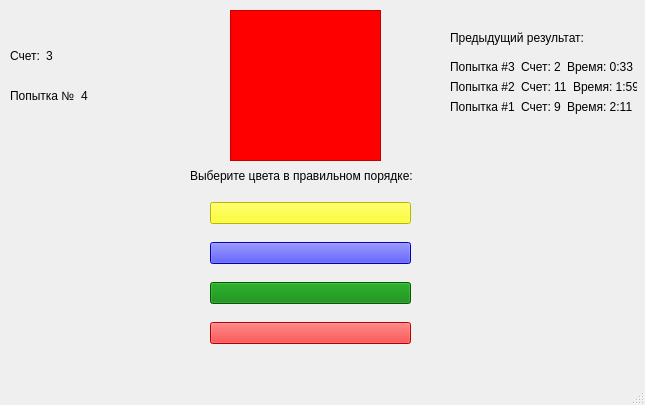
<?xml version="1.0" encoding="UTF-8"?>
<ui version="4.0">
 <class>MainWindow</class>
 <widget class="QMainWindow" name="MainWindow">
  <property name="geometry">
   <rect>
    <x>0</x>
    <y>0</y>
    <width>645</width>
    <height>405</height>
   </rect>
  </property>
  <property name="windowTitle">
   <string>MainWindow</string>
  </property>
  <widget class="QWidget" name="centralwidget">
   <widget class="QFrame" name="frame">
    <property name="geometry">
     <rect>
      <x>230</x>
      <y>10</y>
      <width>151</width>
      <height>151</height>
     </rect>
    </property>
    <property name="styleSheet">
     <string notr="true">background-color: red;</string>
    </property>
    <property name="frameShape">
     <enum>QFrame::StyledPanel</enum>
    </property>
    <property name="frameShadow">
     <enum>QFrame::Raised</enum>
    </property>
   </widget>
   <widget class="QLabel" name="label">
    <property name="geometry">
     <rect>
      <x>190</x>
      <y>160</y>
      <width>241</width>
      <height>31</height>
     </rect>
    </property>
    <property name="styleSheet">
     <string notr="true">font: 10pt &quot;MS Shell Dlg 2&quot;;</string>
    </property>
    <property name="text">
     <string>Выберите цвета в правильном порядке:</string>
    </property>
   </widget>
   <widget class="QWidget" name="verticalLayoutWidget">
    <property name="geometry">
     <rect>
      <x>210</x>
      <y>190</y>
      <width>201</width>
      <height>170</height>
     </rect>
    </property>
    <layout class="QVBoxLayout" name="verticalLayout">
     <item>
      <widget class="QPushButton" name="pushButton_2">
       <property name="styleSheet">
        <string notr="true">background-color: yellow;
</string>
       </property>
       <property name="text">
        <string/>
       </property>
      </widget>
     </item>
     <item>
      <widget class="QPushButton" name="pushButton_5">
       <property name="styleSheet">
        <string notr="true">background-color: blue;
</string>
       </property>
       <property name="text">
        <string/>
       </property>
      </widget>
     </item>
     <item>
      <widget class="QPushButton" name="pushButton_3">
       <property name="styleSheet">
        <string notr="true">background-color: green;
</string>
       </property>
       <property name="text">
        <string/>
       </property>
      </widget>
     </item>
     <item>
      <widget class="QPushButton" name="pushButton">
       <property name="styleSheet">
        <string notr="true">background-color: red;
</string>
       </property>
       <property name="text">
        <string/>
       </property>
      </widget>
     </item>
    </layout>
   </widget>
   <widget class="QLabel" name="label_2">
    <property name="geometry">
     <rect>
      <x>450</x>
      <y>30</y>
      <width>171</width>
      <height>16</height>
     </rect>
    </property>
    <property name="styleSheet">
     <string notr="true">font: 11pt &quot;MS Shell Dlg 2&quot;;</string>
    </property>
    <property name="text">
     <string>Предыдущий результат:</string>
    </property>
   </widget>
   <widget class="QWidget" name="formLayoutWidget">
    <property name="geometry">
     <rect>
      <x>450</x>
      <y>60</y>
      <width>187</width>
      <height>301</height>
     </rect>
    </property>
    <layout class="QFormLayout" name="formLayout">
     <item row="2" column="0">
      <layout class="QHBoxLayout" name="horizontalLayout">
       <item>
        <widget class="QLabel" name="label_5">
         <property name="text">
          <string>Попытка #1</string>
         </property>
        </widget>
       </item>
       <item>
        <widget class="QLabel" name="label_4">
         <property name="text">
          <string>Счет: 9</string>
         </property>
        </widget>
       </item>
       <item>
        <widget class="QLabel" name="label_6">
         <property name="text">
          <string>Время: 2:11</string>
         </property>
        </widget>
       </item>
      </layout>
     </item>
     <item row="1" column="0">
      <layout class="QHBoxLayout" name="horizontalLayout_2">
       <item>
        <widget class="QLabel" name="label_7">
         <property name="text">
          <string>Попытка #2</string>
         </property>
        </widget>
       </item>
       <item>
        <widget class="QLabel" name="label_8">
         <property name="text">
          <string>Счет: 11</string>
         </property>
        </widget>
       </item>
       <item>
        <widget class="QLabel" name="label_9">
         <property name="text">
          <string>Время: 1:59</string>
         </property>
        </widget>
       </item>
      </layout>
     </item>
     <item row="0" column="0">
      <layout class="QHBoxLayout" name="horizontalLayout_3">
       <item>
        <widget class="QLabel" name="label_10">
         <property name="text">
          <string>Попытка #3</string>
         </property>
        </widget>
       </item>
       <item>
        <widget class="QLabel" name="label_11">
         <property name="text">
          <string>Счет: 2</string>
         </property>
        </widget>
       </item>
       <item>
        <widget class="QLabel" name="label_12">
         <property name="text">
          <string>Время: 0:33</string>
         </property>
        </widget>
       </item>
      </layout>
     </item>
    </layout>
   </widget>
   <widget class="QWidget" name="horizontalLayoutWidget_2">
    <property name="geometry">
     <rect>
      <x>10</x>
      <y>80</y>
      <width>118</width>
      <height>31</height>
     </rect>
    </property>
    <layout class="QHBoxLayout" name="horizontalLayout_6">
     <item>
      <widget class="QLabel" name="label_13">
       <property name="styleSheet">
        <string notr="true">font: 12pt &quot;MS Shell Dlg 2&quot;;</string>
       </property>
       <property name="text">
        <string>Попытка №</string>
       </property>
      </widget>
     </item>
     <item>
      <widget class="QLabel" name="label_15">
       <property name="styleSheet">
        <string notr="true">font: 12pt &quot;MS Shell Dlg 2&quot;;</string>
       </property>
       <property name="text">
        <string>4</string>
       </property>
      </widget>
     </item>
    </layout>
   </widget>
   <widget class="QWidget" name="horizontalLayoutWidget">
    <property name="geometry">
     <rect>
      <x>10</x>
      <y>40</y>
      <width>61</width>
      <height>31</height>
     </rect>
    </property>
    <layout class="QHBoxLayout" name="horizontalLayout_5">
     <item>
      <widget class="QLabel" name="label_14">
       <property name="styleSheet">
        <string notr="true">font: 12pt &quot;MS Shell Dlg 2&quot;;</string>
       </property>
       <property name="text">
        <string>Счет:</string>
       </property>
      </widget>
     </item>
     <item>
      <widget class="QLabel" name="label_16">
       <property name="styleSheet">
        <string notr="true">font: 12pt &quot;MS Shell Dlg 2&quot;;</string>
       </property>
       <property name="text">
        <string>3</string>
       </property>
      </widget>
     </item>
    </layout>
   </widget>
  </widget>
  <widget class="QStatusBar" name="statusbar"/>
 </widget>
 <resources/>
 <connections/>
</ui>
